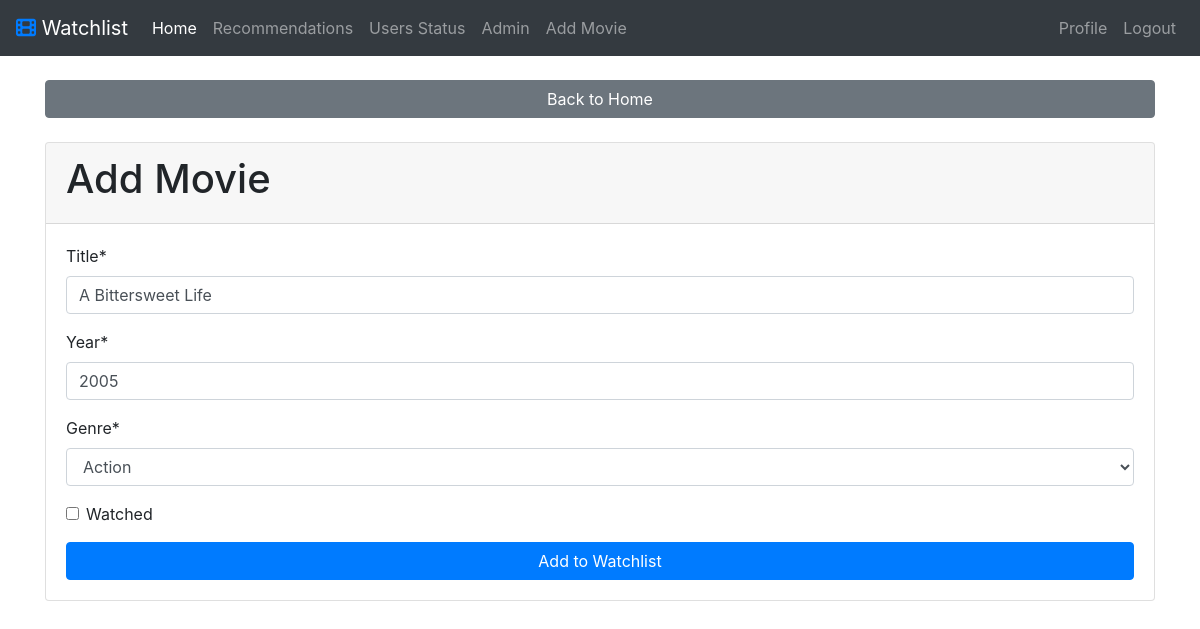
The page /update/25 (signed in) on the database as committed earlier.
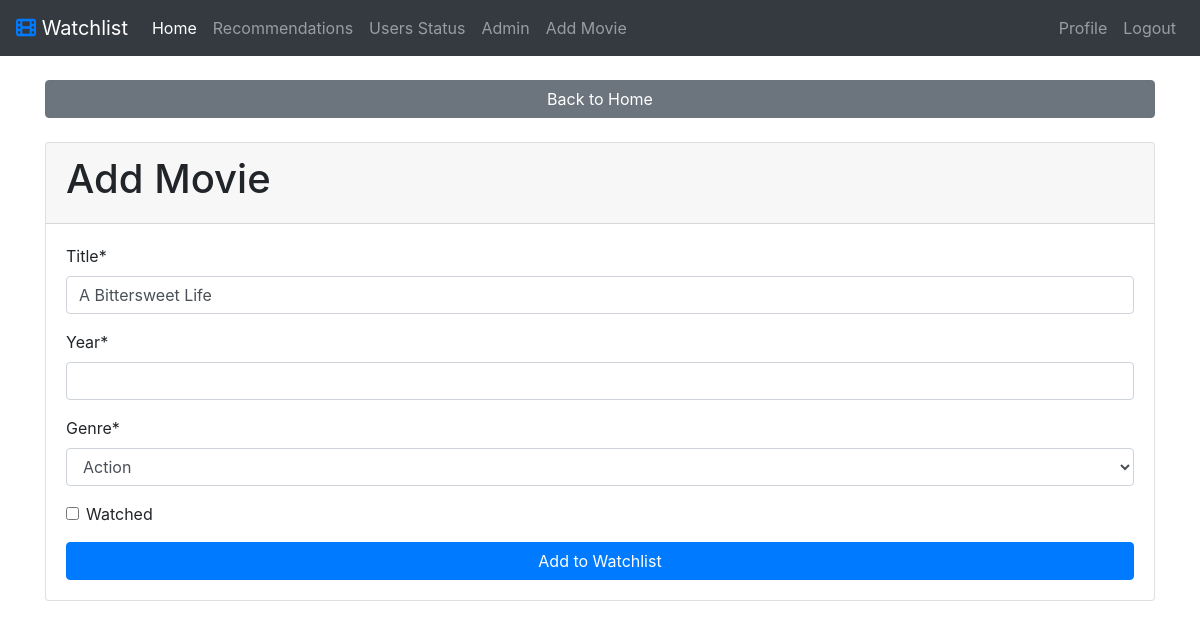
The same page on the database as committed later.
### movies/models.py (models this page shows, shortened)
class Movies(models.Model):
    CATEGORY = (
        ('Action', 'Action'),
        ('Adventure', 'Adventure'),
        ('Comedy', 'Comedy'),
        ('Crime', 'Crime'),
        ('Drama', 'Drama'),
        ('Fantasy', 'Fantasy'),
        ('Horror', 'Horror'),
        ('Mystery', 'Mystery'),
        ('Romance', 'Romance'),
        ('Sci-Fi', 'Sci-Fi'),
        ('Thriller', 'Thriller')
    )
    user = models.ForeignKey(User, on_delete=models.CASCADE, null=True)
    title = models.CharField(max_length=100)
    year = models.IntegerField()
    genre = models.CharField(max_length=50, choices=CATEGORY)
    status = models.BooleanField(default=False)

### movies/views.py (the view)
# urls.py: path('update/<int:pk>', views.update, name='update'),
@login_required(login_url='login')
def update(request, pk):
    movie = Movies.objects.get(id=pk)
    if request.method == 'POST':
        form = MovieForm(request.POST, instance=movie)
        form.save()
        return redirect('home')
    else:
        form = MovieForm(instance=movie)
    context = {'form': form}
    return render(request, 'movies/create.html', context)

### movies/forms.py
class MovieForm(ModelForm):
    class Meta:
        model = Movies
        fields = '__all__'
        exclude = ['user']
        labels = {
        'status': 'Watched'
        }

### movies/templates/movies/create.html (shortened to what this page needs)
{% extends 'movies/base.html'%}
{% load crispy_forms_tags %}
{% block content %}
<a href="{% url 'home' %}" class="btn btn-block btn-secondary">Back to Home</a>
<br>
<div class="card">
    <div class="card-header">
        <h1>Add Movie</h1>
    </div>
    <div class="card-body">
        <form method='POST'>
            {{ form|crispy }}
            <input type="submit" class="btn btn-primary btn-block" value="Add to Watchlist">
        </form>
    </div>
</div>
{% endblock %}

Rows that differ between the two databases and show on the page:
changed Movies "A Bittersweet Life": year "2005" → (not shown)
